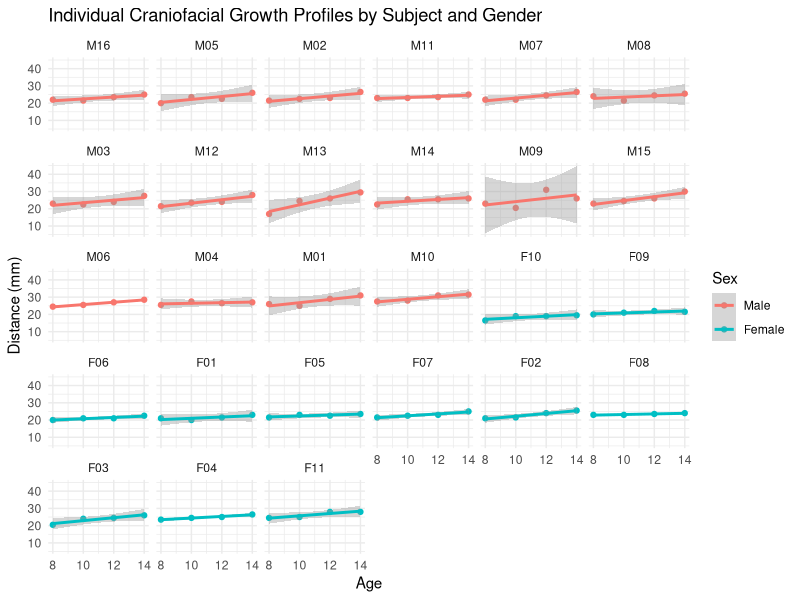
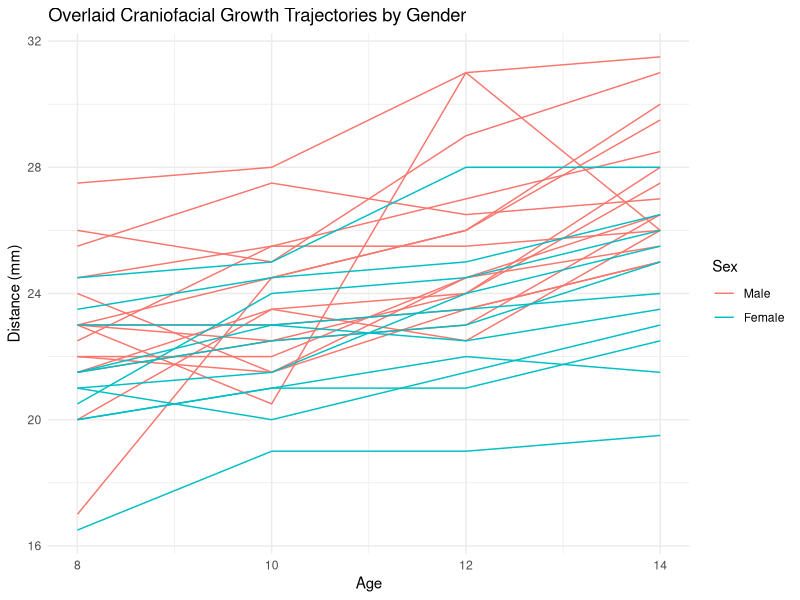

Generate these figures, in order, with R:
## Longitudinal Data Analysis

# Load required libraries
library(nlme)
library(ggplot2)
library(dplyr)

# Load the Orthodont dataset
data("Orthodont")

# Preview the dataset
head(Orthodont)

## Exploratory Analysis

# Plot individual growth profiles by subject and sex
ggplot(Orthodont, aes(x = age, y = distance, color = Sex)) +
  geom_point() + 
  geom_smooth(method = "lm") + 
  facet_wrap(~Subject) +
  labs(title = "Individual Craniofacial Growth Profiles by Subject and Gender",
       x = "Age", y = "Distance (mm)") +
  theme_minimal()

# Overlay growth trajectories by sex
ggplot(Orthodont, aes(x = age, y = distance, group = Subject, color = Sex)) +
  geom_line() + 
  labs(title = "Overlaid Craniofacial Growth Trajectories by Gender",
       x = "Age", y = "Distance (mm)") +
  theme_minimal()

## Model Estimation

# Model 1: Random intercept only
model1 <- lme(distance ~ age, random = ~ 1 | Subject, data = Orthodont)
summary(model1)

# Model 2: Random intercept and slope
model2 <- lme(distance ~ age, random = ~ age | Subject, data = Orthodont)
summary(model2)

## Gender-Specific Models

# Subset the dataset by sex
Orthodont_male <- Orthodont %>% filter(Sex == "Male")
Orthodont_female <- Orthodont %>% filter(Sex == "Female")

# Estimate model for males
model_male <- lme(distance ~ age, random = ~ age | Subject, data = Orthodont_male)
summary(model_male)

# Estimate model for females
model_female <- lme(distance ~ age, random = ~ age | Subject, data = Orthodont_female)
summary(model_female)
